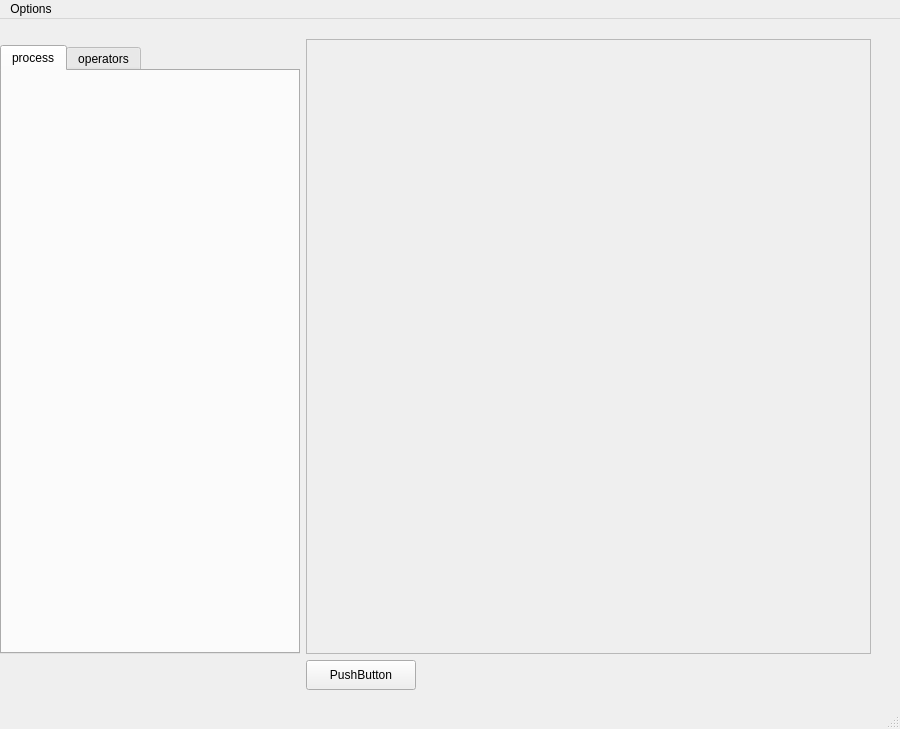
<?xml version="1.0" encoding="UTF-8"?>
<ui version="4.0">
 <class>MainWindow</class>
 <widget class="QMainWindow" name="MainWindow">
  <property name="geometry">
   <rect>
    <x>0</x>
    <y>0</y>
    <width>900</width>
    <height>729</height>
   </rect>
  </property>
  <property name="sizePolicy">
   <sizepolicy hsizetype="Expanding" vsizetype="Expanding">
    <horstretch>0</horstretch>
    <verstretch>0</verstretch>
   </sizepolicy>
  </property>
  <property name="minimumSize">
   <size>
    <width>900</width>
    <height>600</height>
   </size>
  </property>
  <property name="maximumSize">
   <size>
    <width>900</width>
    <height>16777215</height>
   </size>
  </property>
  <property name="windowTitle">
   <string>MainWindow</string>
  </property>
  <widget class="QWidget" name="centralwidget">
   <widget class="QWidget" name="layoutWidget">
    <property name="geometry">
     <rect>
      <x>0</x>
      <y>20</y>
      <width>871</width>
      <height>651</height>
     </rect>
    </property>
    <layout class="QGridLayout" name="gridLayout">
     <item row="1" column="1">
      <widget class="QTabWidget" name="tabWidget">
       <property name="sizePolicy">
        <sizepolicy hsizetype="Expanding" vsizetype="Expanding">
         <horstretch>5</horstretch>
         <verstretch>0</verstretch>
        </sizepolicy>
       </property>
       <property name="minimumSize">
        <size>
         <width>200</width>
         <height>0</height>
        </size>
       </property>
       <property name="maximumSize">
        <size>
         <width>300</width>
         <height>16777215</height>
        </size>
       </property>
       <property name="currentIndex">
        <number>0</number>
       </property>
       <widget class="QWidget" name="processingTab">
        <attribute name="title">
         <string>process</string>
        </attribute>
       </widget>
       <widget class="QWidget" name="operatorsTab">
        <attribute name="title">
         <string>operators</string>
        </attribute>
       </widget>
      </widget>
     </item>
     <item row="2" column="2">
      <widget class="QPushButton" name="pushButton">
       <property name="sizePolicy">
        <sizepolicy hsizetype="Expanding" vsizetype="Expanding">
         <horstretch>0</horstretch>
         <verstretch>0</verstretch>
        </sizepolicy>
       </property>
       <property name="minimumSize">
        <size>
         <width>90</width>
         <height>15</height>
        </size>
       </property>
       <property name="maximumSize">
        <size>
         <width>110</width>
         <height>30</height>
        </size>
       </property>
       <property name="text">
        <string>PushButton</string>
       </property>
      </widget>
     </item>
     <item row="0" column="2" rowspan="2">
      <widget class="QFrame" name="blockDiagramArea">
       <property name="sizePolicy">
        <sizepolicy hsizetype="Expanding" vsizetype="Expanding">
         <horstretch>0</horstretch>
         <verstretch>0</verstretch>
        </sizepolicy>
       </property>
       <property name="minimumSize">
        <size>
         <width>500</width>
         <height>600</height>
        </size>
       </property>
       <property name="maximumSize">
        <size>
         <width>800</width>
         <height>16777215</height>
        </size>
       </property>
       <property name="frameShape">
        <enum>QFrame::StyledPanel</enum>
       </property>
       <property name="frameShadow">
        <enum>QFrame::Raised</enum>
       </property>
      </widget>
     </item>
    </layout>
   </widget>
   <zorder>layoutWidget</zorder>
   <zorder>blockDiagramArea</zorder>
  </widget>
  <widget class="QStatusBar" name="statusbar"/>
  <widget class="QMenuBar" name="menubar">
   <property name="geometry">
    <rect>
     <x>0</x>
     <y>0</y>
     <width>900</width>
     <height>26</height>
    </rect>
   </property>
   <widget class="QMenu" name="menuOptions">
    <property name="title">
     <string>Options</string>
    </property>
    <addaction name="separator"/>
    <addaction name="actionExport_algorithm"/>
    <addaction name="actionImport_algorithm"/>
   </widget>
   <addaction name="menuOptions"/>
  </widget>
  <action name="actionExport_algorithm">
   <property name="text">
    <string>Export algorithm</string>
   </property>
  </action>
  <action name="actionImport_algorithm">
   <property name="text">
    <string>Import algorithm</string>
   </property>
  </action>
 </widget>
 <resources/>
 <connections/>
</ui>
